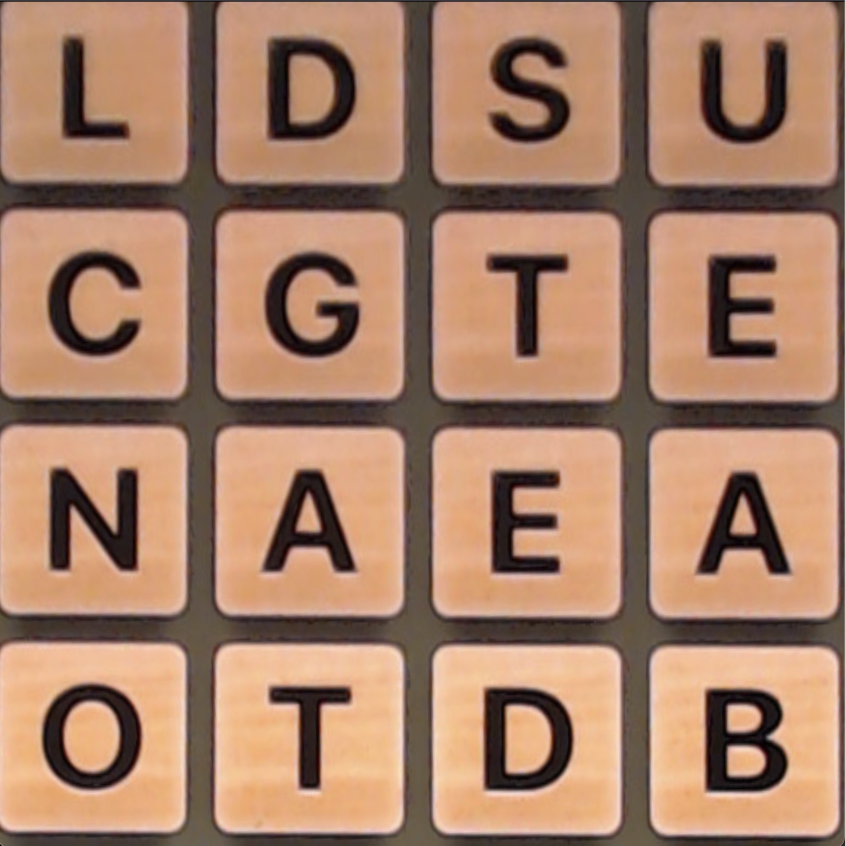
#> input picture images/small_grid.png, 1690 x 1692 px (shown at 1/2 size)
$ python detect_letters.py
#> lines starting #> are read from the running program, lines starting #| are printed output that depends on the picture; after the words box and inside, x2 and y2 are one past the last pixel; in counts of white or black regions, pixels touching at a corner belong together
import cv2
import numpy as np
import pytesseract

# Load the image
image = cv2.imread('images/small_grid.png')
#> image is the input picture: shape (1692, 1690, 3); mean B, G, R 104.7, 128.1, 166.5

# Convert the image to grayscale
gray = cv2.cvtColor(image, cv2.COLOR_BGR2GRAY)
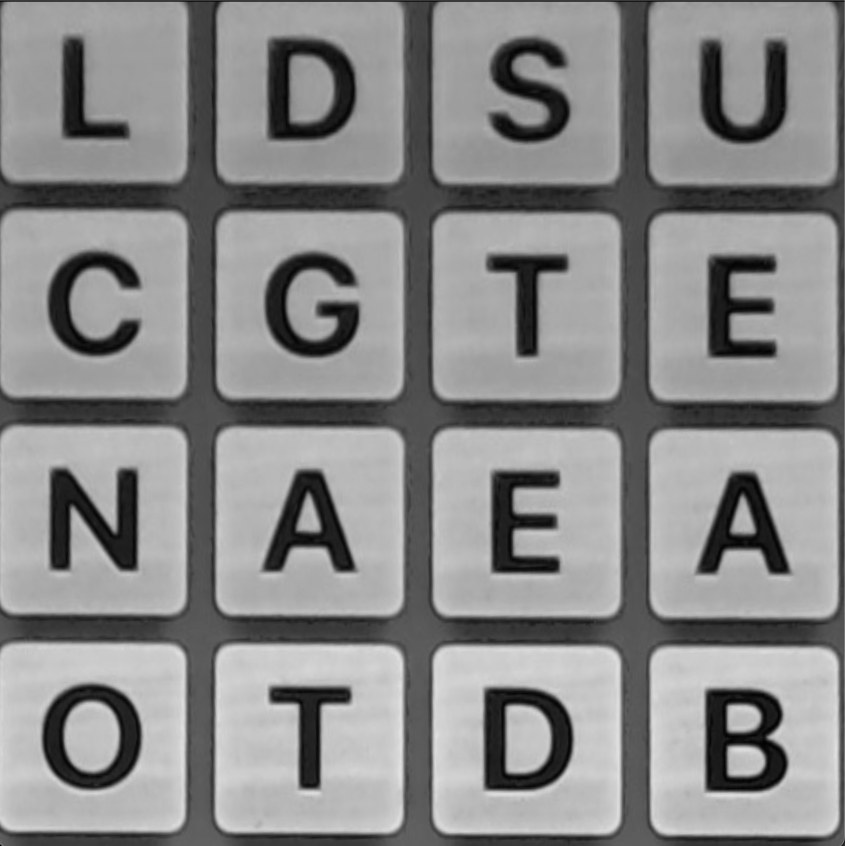
#> gray: shape (1692, 1690) (shown at 1/2 size); min 0, max 226, mean 136.9

# Apply a binary threshold to get a binary image
_, mask = cv2.threshold(gray, 127, 255, cv2.THRESH_BINARY_INV)
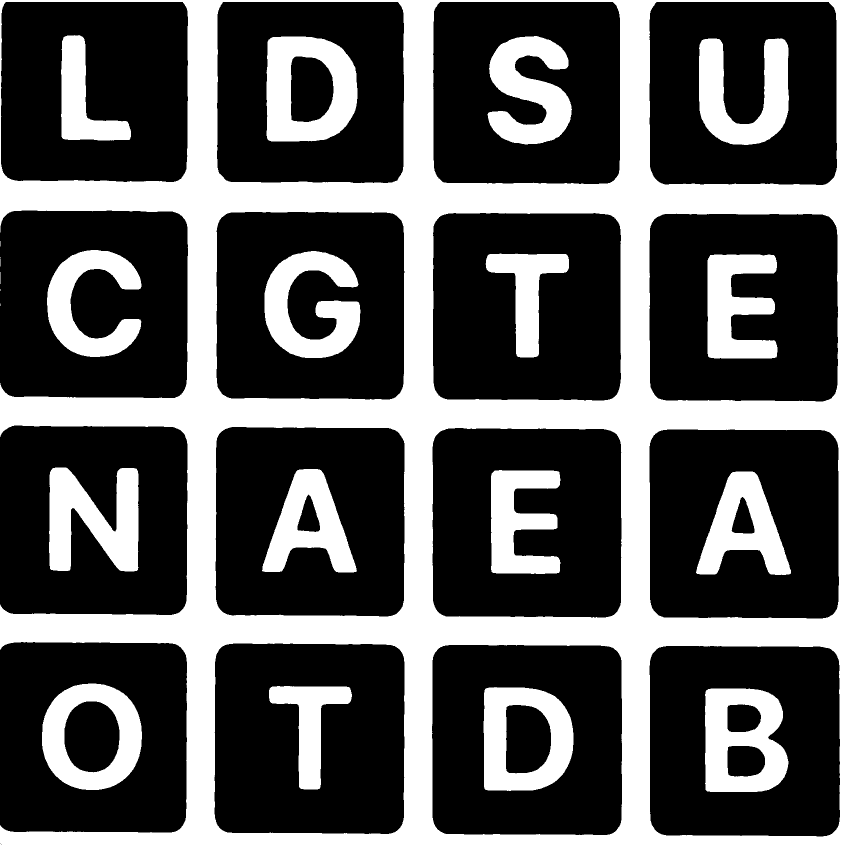
#> mask: shape (1692, 1690) (shown at 1/2 size); 33.5% white; 23 white regions (5 under 20 px), largest, box (x1, y1, x2, y2) and area: (0, 0, 1690, 1692) 640616, (533, 73, 715, 283) 24494, (98, 935, 277, 1143) 23676

# Invert the image if necessary (if the letters are black on white background)
mask = cv2.bitwise_not(mask)
#> mask: shape (1692, 1690); 66.5% white; 23 black regions (5 under 20 px)
cv2.imshow('mask', mask)
cv2.waitKey(0)
cv2.destroyAllWindows()

# Find contours of the letters
contours, _ = cv2.findContours(mask, cv2.RETR_EXTERNAL, cv2.CHAIN_APPROX_SIMPLE)
#> contours = 18 contours, 2 with area under 20; largest, box (x1, y1, x2, y2) and area: (1299, 1292, 1680, 1673) 141710, (864, 1290, 1244, 1670) 141476, (429, 1287, 809, 1668) 141458, (1299, 859, 1678, 1237) 139986, (865, 856, 1243, 1235) 139782

# Sort the contours from top to bottom, left to right
def sort_contours(cnts, method="left-to-right"):
#> called with method = 'top-to-bottom'
    reverse = False
    i = 0
    if method == "right-to-left" or method == "bottom-to-top":
        reverse = True
    if method == "top-to-bottom" or method == "bottom-to-top":
        i = 1
    bounding_boxes = [cv2.boundingRect(c) for c in cnts]
#> bounding_boxes = 18 items, first 6: (2, 1689, 1, 1), (0, 1687, 1, 1), (1299, 1292, 381, 381), (864, 1290, 380, 380), (429, 1287, 380, 381), (0, 1284, 374, 381)
    (cnts, bounding_boxes) = zip(*sorted(zip(cnts, bounding_boxes),
                                         key=lambda b: b[1][i], reverse=reverse))
#> cnts has the same summary as contours outside sort_contours; bounding_boxes = 18 items, first 6: (1299, 4, 375, 366), (866, 4, 374, 364), (434, 4, 374, 362), (2, 4, 374, 360), (0, 421, 376, 375), (433, 424, 376, 375)
    return (cnts, bounding_boxes)

contours, _ = sort_contours(contours, method="top-to-bottom")

# Initialize an empty list to store recognized letters
recognized_letters = []

# Loop over the contours
for contour in contours:
    x, y, w, h = cv2.boundingRect(contour)
    if w > 10 and h > 10:  # filter out small noise
        # Extract the letter
        letter_image = mask[y + 10:y + h - 10, x + 10:x + w - 10]

        # Add padding to the letter image
        padding = 0
        letter_image = cv2.copyMakeBorder(letter_image, padding, padding, padding, padding, cv2.BORDER_CONSTANT, value=[255, 255, 255])

        # Resize the letter image to a fixed size (e.g., 28x28 pixels) to standardize input for OCR
        letter_image = cv2.resize(letter_image, (28, 28))

        # Use Tesseract to recognize the letter
#> (the run stopped early here; a loop or call above may not have finished)

$ run again, with images/sample_words.png copied over images/small_grid.png
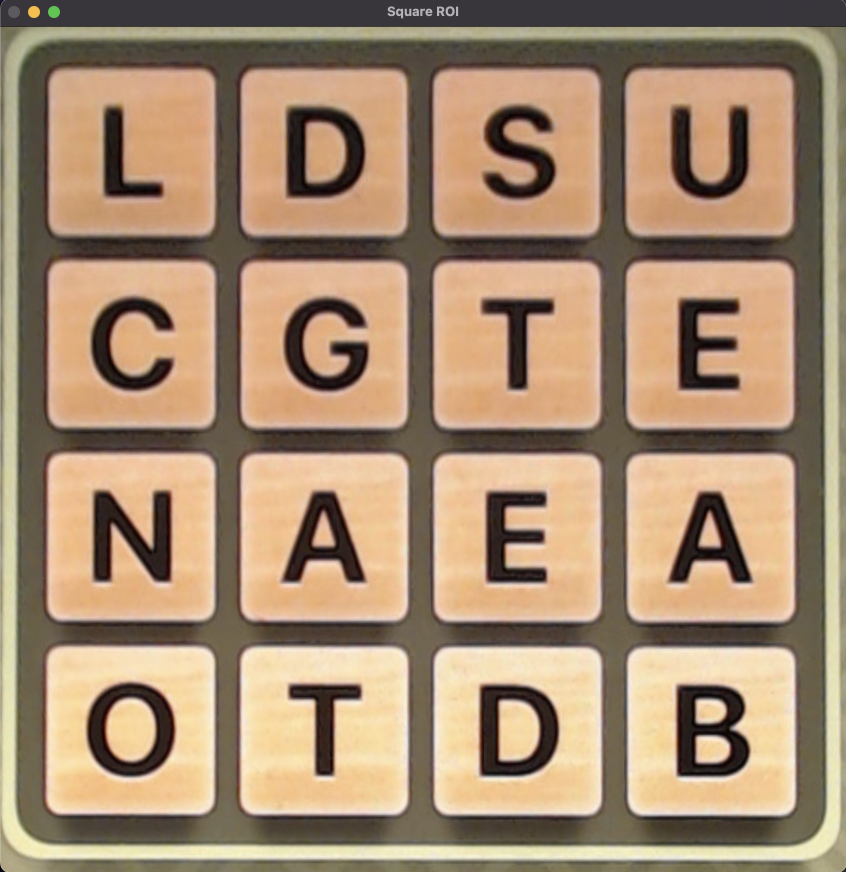
#> input picture images/sample_words.png, 1692 x 1744 px (shown at 1/2 size)
#> image is the input picture: shape (1744, 1692, 3); mean B, G, R 113.4, 139.8, 165.1
#> `gray = cv2.cvtColor(image, cv2.COLOR_BGR2GRAY)`:
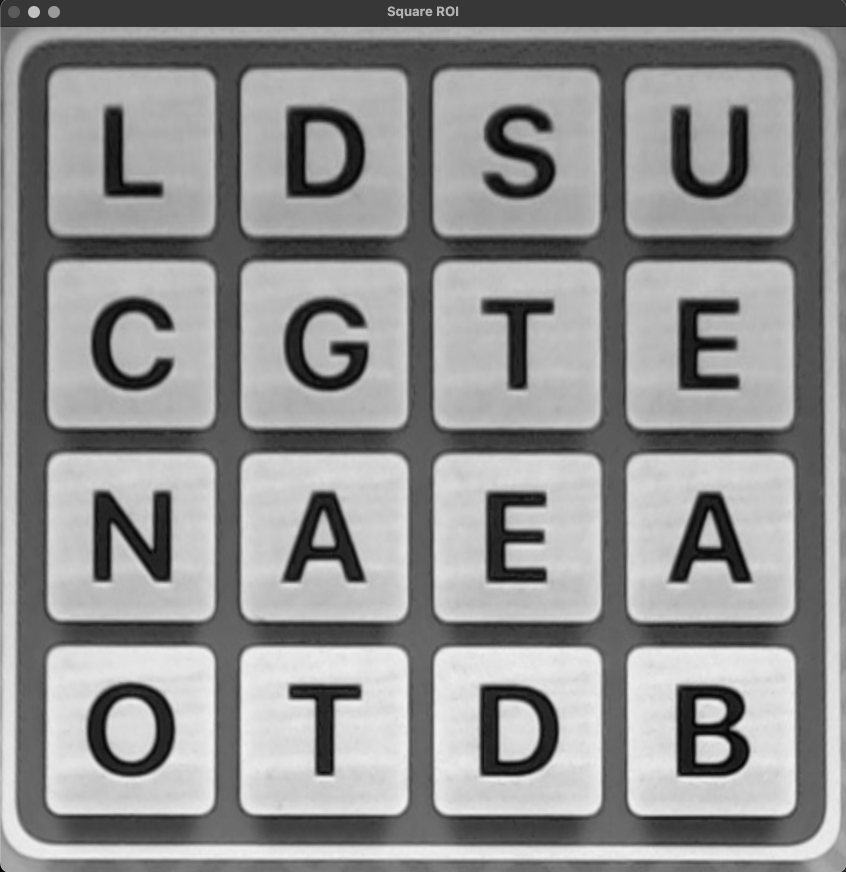
#> gray: shape (1744, 1692) (shown at 1/2 size); min 0, max 243, mean 144.4
#> `_, mask = cv2.threshold(gray, 127, 255, cv2.THRESH_BINARY_INV)`:
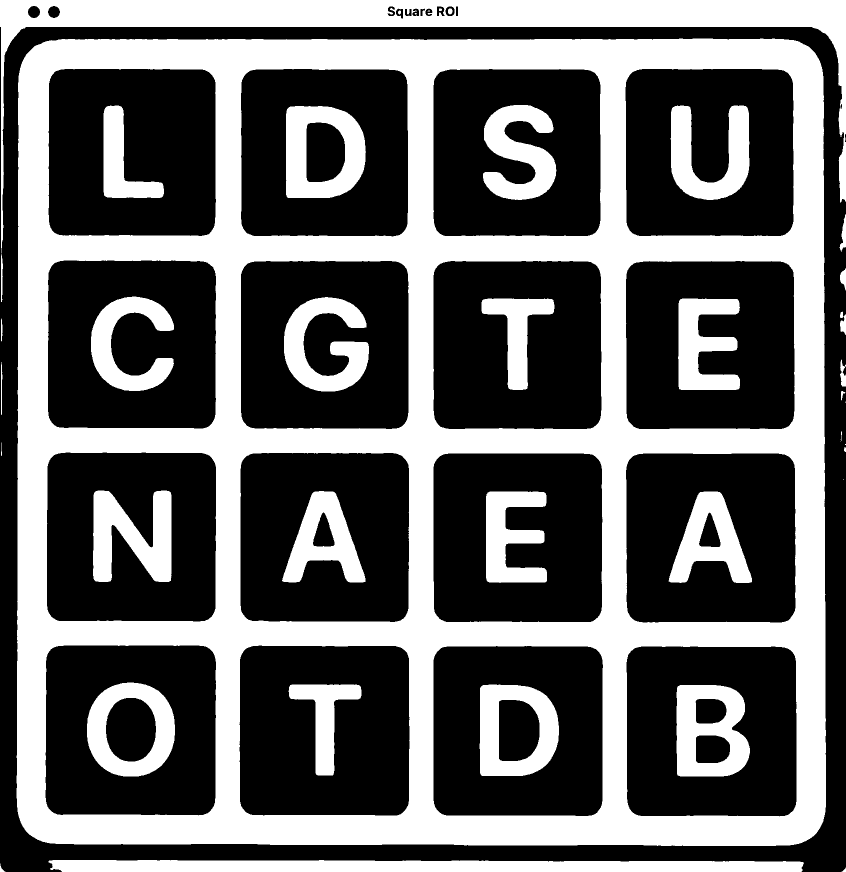
#> mask: shape (1744, 1692) (shown at 1/2 size); 40% white; 41 white regions (5 under 20 px), largest, box (x1, y1, x2, y2) and area: (33, 77, 1652, 1692) 805565, (0, 0, 1692, 506) 97567, (97, 1720, 1608, 1744) 33780
#> contours = 14 contours, 2 with area under 20; largest, box (x1, y1, x2, y2) and area: (0, 54, 1692, 1744) 2811585, (56, 12, 80, 36) 415, (96, 12, 120, 36) 399, (891, 13, 909, 32) 258, (874, 13, 889, 32) 184
#> in sort_contours, `bounding_boxes = [cv2.boundingRect(c) for c in cnts]`: bounding_boxes = [(1690, 268, 2, 16), (1681, 208, 3, 10), (0, 54, 1692, 1690), (810, 18, 13, 14), (851, 17, 14, 15), (841, 17, 9, 15), (825, 17, 13, 15), (792, 17, 14, 20), (912, 13, 4, 19), (891, 13, 18, 19), (874, 13, 15, 19), (775, 13, 15, 19), (96, 12, 24, 24), (56, 12, 24, 24)]
#> in sort_contours, `(cnts, bounding_boxes) = zip(*sorted(zip(cnts, bounding_boxes), key=la..`: cnts has the same summary as contours outside sort_contours; bounding_boxes = ((96, 12, 24, 24), (56, 12, 24, 24), (912, 13, 4, 19), (891, 13, 18, 19), (874, 13, 15, 19), (775, 13, 15, 19), (851, 17, 14, 15), (841, 17, 9, 15), (825, 17, 13, 15), (792, 17, 14, 20), (810, 18, 13, 14), (0, 54, 1692, 1690), (1681, 208, 3, 10), (1690, 268, 2, 16))
